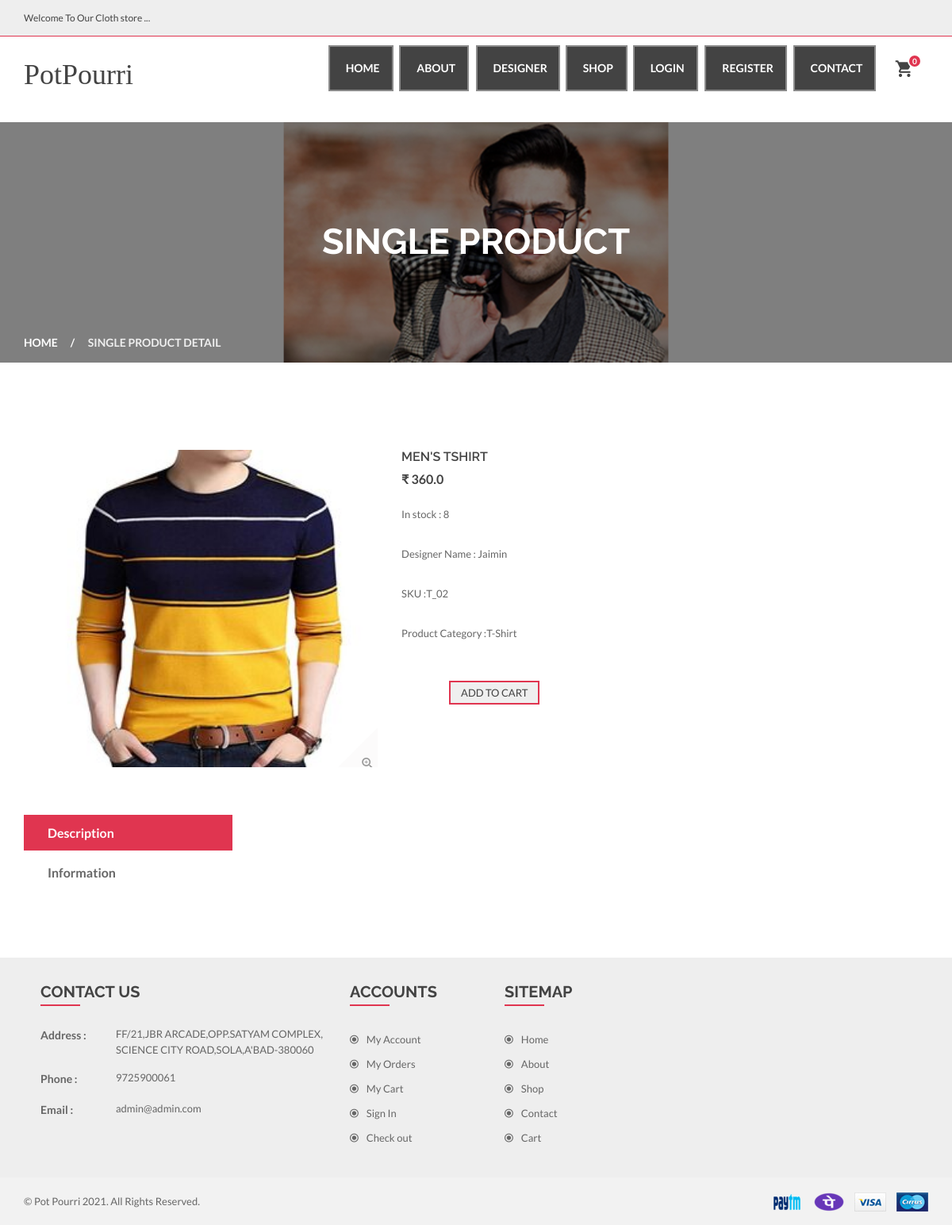
The page /Product/viewproducts/4 on the database its author committed.
### applications/Product/models.py (models this page shows, shortened)
class Product(models.Model):
    Cat_Name=models.ForeignKey("Category.Category",on_delete=models.CASCADE)
    Designers_Name=models.ForeignKey(Designer,on_delete=models.SET_DEFAULT,default="",null=True,blank=True)
    name =models.CharField(max_length=35)
    image = models.ImageField(upload_to="prod_img")
    Description=models.TextField(default="")
    short_Description = models.TextField(default="")
    Additional_information = models.TextField(default="")
    Product_sku = models.CharField(max_length = 150)
    price = models.FloatField()
    Product_Qty=models.DecimalField(
        default="",max_digits=2,decimal_places=0,
    )
    Product_status=models.CharField(
        max_length=1,
        choices=(
            ('0','Inactive'),
            ('1','Active'),
        ),default="1"
    )

### applications/Designer/models.py (models this page shows)
class Designer(models.Model):
	Category = models.CharField(max_length = 30)
	first_name = models.CharField(max_length = 30)
	last_name = models.CharField(max_length = 30)
	email = models.EmailField()
	Mobile_number = models.CharField(max_length = 13)
	Profile_pic = models.ImageField(upload_to="DesignerProfilePic")
	status = models.BooleanField(default=False)
	def __str__(self):
		return self.first_name

### applications/Category/models.py (models this page shows)
class Category(models.Model):
    Cat_Name=models.CharField(max_length=35)
    Cat_Image = models.ImageField(upload_to="Catimages/")
    Cat_Description = models.TextField()
    Cat_status=models.CharField(
        max_length=1,
        choices=(
            ('0','Inactive'),
            ('1','Active'),
        ),default="1"
    )
    def __str__(self):
        return self.Cat_Name

### applications/Product/views.py (the view)
# urls.py: path('viewproducts/<int:id>',views.viewproducts,name="viewproducts"),
def viewproducts(request,id):
    Products = Product.objects.filter(pk=id)
    context = {
        'Products':Products
    }
    return render(request,"productdetails.html",context)

### templates/productdetails.html (shortened to what this page needs)
{% extends "index.html" %}
{% load static %}
{% block content %}
<div class="heading-banner-area overlay-bg">
    <div class="container">
        <div class="row">
            <div class="col-md-12">
                <div class="heading-banner">
                    <div class="heading-banner-title">
                        <h2>Single Product</h2>
                    </div>
                    <div class="breadcumbs pb-15">
                        <ul>
                            <li><a href="{% url 'index' %}">Home</a></li>
                            <li>Single Product Detail</li>
                        </ul>
                    </div>
                </div>
            </div>
        </div>
    </div>
</div>
<div class="product-area single-pro-area pt-80 pb-80 product-style-2">
    {% for i in Products %}
    <div class="container">
        <div class="row shop-list single-pro-info no-sidebar">
            <div class="col-lg-12">
                <div class="single-product clearfix">
                        <div class="single-pro-slider single-big-photo view-lightbox slider-for">
                            <div>
                                <img src="{{ i.image.url }}" alt="" />
                                <a class="view-full-screen" href="{{ i.image.url }}"  data-lightbox="roadtrip" data-title="My caption">
                                <i class="zmdi zmdi-zoom-in"></i>
                                </a>
                            </div>
                        </div>
                        <div class="product-info">
                            <div class="fix">
                                <h4 class="post-title floatleft">{{ i.name }}</h4>
                            </div>
                        <div class="fix mb-20">
                            <span class="pro-price">₹ {{ i.price }}</span>
                        </div>
                        <div class="product-description">
                            <p>In stock : {{ i.Product_Qty }} </p>
                        </div>
                        {% if i.Designers_Name == "" %}
                        {% else %}
                        <div class="product-description">
                            <p>Designer Name : {{ i.Designers_Name }} </p>
                        </div>
                        {% endif %}
                        <div class="product-description">
                            <p>SKU :{{ i.Product_sku }}  </p>
                        </div>
                        <div class="product-description">
                            <p>Product Category :{{ i.Cat_Name }} </p>
                        </div>
                        <div class="cart-bottom  clearfix">
                            <a href="{% url 'cart_add' i.id %}" class="button-one floatleft text-uppercase" data-text="Add to Cart">Add  to Cart</a>
                        </div>
                    </div>
                </div>
            </div>
        </div>
        <div class="single-pro-tab">
            <div class="row">
                <div class="col-lg-3 col-md-3 col-sm-3 col-xs-12">
                    <div class="single-pro-tab-menu">
                        <ul class="">
                        <li class="active"><a href="#description" data-toggle="tab">Description</a></li>
                        <li><a href="#information" data-toggle="tab">Information</a></li>
                        </ul>
                    </div>
                </div>
                <div class="col-lg-9 col-md-9 col-sm-9 col-xs-12">
                            </div>
                        </div>
                    </div>
                </div>
                {% endfor %}
            </div>
{% endblock %}

### static/css/default2.css (style rules this page uses)
.button-one { background: #efefef none repeat scroll 0 0; display: inline-block; height: 30px; line-height: 30px; overflow: hidden; padding: 0 15px; position: relative; }
.button-one::before { background: #e03550 none repeat scroll 0 0; bottom: 0; color: #fff; content: attr(data-text); left: -100%; position: absolute; text-align: center; top: 0; width: 100%; visibility: hidden; z-index: 11; }
.button-one::after { border: 2px solid #e03550; bottom: 0; content: ""; left: 0; position: absolute; top: 0; width: 100%; z-index: 1; }
.mb-20 { margin-bottom: 20px; }
.pb-80 { padding-bottom: 80px; }
.pb-15 { padding-bottom: 15px; }
.pt-80 { padding-top: 80px; }

### static/style5.css (style rules this page uses)
html, body { height: 100%; }
.floatleft { float:left }
img { max-width:100%;height:auto }
.fix { overflow:hidden }
p { margin:0 0 15px; }
h1, h2, h3, h4, h5, h6 { color: #434343; font-family: 'Raleway', sans-serif; margin: 0 0 10px; }
a { text-decoration:none; color: #434343; }
a, *::before { transition: all 0.3s ease 0s; }
ul { list-style: outside none none; margin: 0; padding: 0 }
body { color: #666; font-family: 'Lato', sans-serif; font-size: 13px; font-weight: 400; line-height: 20px; }
.cart-bottom { padding: 20px 60px 30px; }
.single-product { padding-top: 15px; transition: all 0.5s ease 0s; }
.product-info { padding: 20px 0; }
.post-title { font-family: "Raleway",sans-serif; font-size: 16px; font-weight: 600; line-height: 18px; margin-bottom: 5px; text-transform: uppercase; }
.pro-price { color: #434343; font-size: 16px; font-weight: bold; line-height: 28px; }
.heading-banner-area { background: rgba(0, 0, 0, 0) url("img/bg/1.jpg") no-repeat scroll center center / cover ; }
.heading-banner-title h2 { color: #fff; font-size: 45px; font-weight: 700; line-height: 33px; margin-bottom: 0; padding: 134px 0 101px; text-align: center; text-transform: uppercase; }
.breadcumbs ul { overflow: hidden; }
.breadcumbs li { color: #eee; display: inline-block; float: left; font-size: 14px; font-weight: 700; margin-left: 38px; position: relative; text-transform: uppercase; }
.breadcumbs li:first-child { margin-left: 0px; }
.breadcumbs ul li a { color: #fff; display: block; }
.breadcumbs li::after { color: #fff; content: "/"; left: -22px; position: absolute; top: 0; }
.breadcumbs li:first-child::after { content: ""; }
.overlay-bg { position: relative; }
.overlay-bg::before { background: rgba(0, 0, 0, 0.5) none repeat scroll 0 0; content: ""; height: 100%; left: 0; position: absolute; top: 0; width: 100%; }
.shop-list .single-product { background: #fff none repeat scroll 0 0; margin-bottom: 30px; padding: 15px; }
.shop-list .product-info { float: left; padding: 0 15px 0 30px; width: 69.667%; }
.shop-list .product-description p { font-weight: 400; margin-bottom: 44px; }
.single-pro-info .single-product { padding: 30px 15px 30px 30px; }
.single-pro-info .single-big-photo { float: left; width: 45%; }
.single-big-photo img { width: 100%; }
.single-pro-info .product-info { width: 55%; }
.single-pro-info .product-description p { font-weight: 400; margin-bottom: 30px; }
.view-lightbox { position: relative; }
.view-full-screen { bottom: 0; color: #999; display: block; font-size: 20px; height: 25px; line-height: 25px; position: absolute; right: 0; text-align: center; width: 25px; z-index: 9; }
.view-full-screen::before { border-right: 50px solid #FCFBFB; border-top: 50px solid transparent; bottom: 0; content: ""; position: absolute; right: 0; z-index: -1; }
.single-pro-info.no-sidebar .single-big-photo { width: 38%; }
.single-pro-info.no-sidebar .product-info { width: 62%; }
.single-pro-tab-menu ul li { margin-bottom: 5px; }
.single-pro-tab-menu ul li a { background: #fff none repeat scroll 0 0; color: #666; display: block; font-size: 16px; font-weight: 700; height: 45px; line-height: 45px; padding: 0 30px; }
.single-pro-tab-menu ul li.active a { background: #e03550 none repeat scroll 0 0; color: #fff; }

### rows shown on the page
Product: image (picture), name "MEN'S TSHIRT", price "360.0", Product_Qty "8", Designers_Name "Jaimin", Product_sku "T_02", Cat_Name "T-Shirt"

### other values the page prints
{{ request.session.cart|length }} "0"
